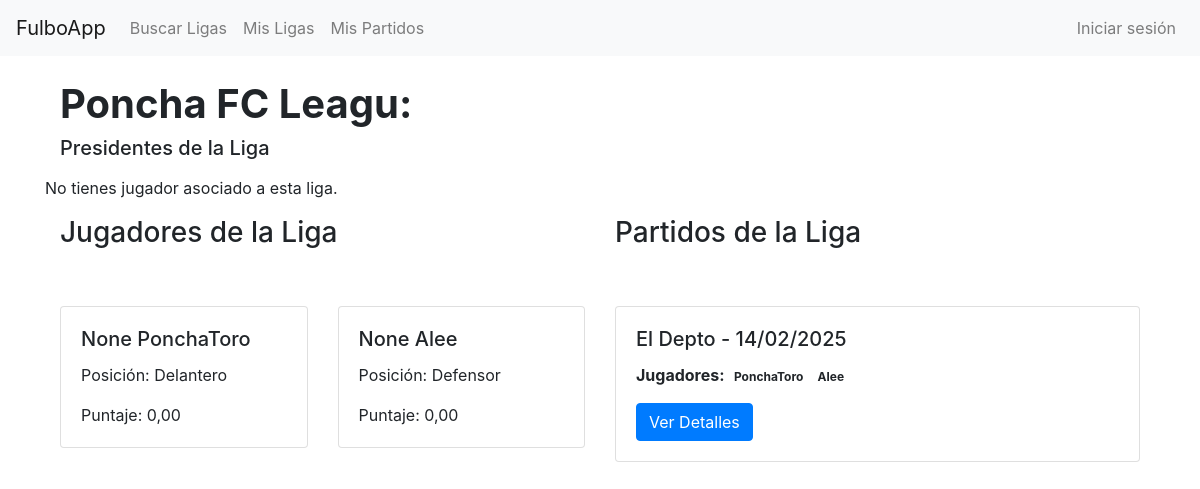
The app's page /AppFulbo/ligas/12/ with its own data.
### AppFulbo/models.py (models this page shows, shortened)
class Liga(models.Model):
    nombre_liga = models.CharField(max_length=20, unique=True)
    descripcion = models.TextField(blank=True, null=True)
    presidentes = models.ManyToManyField(User, related_name="ligas_presididas")  # Relación ManyToMany con los presidentes
    super_presidente = models.ForeignKey(
         settings.AUTH_USER_MODEL,
         on_delete=models.SET_NULL,
         null=True,
         blank=True,
         related_name="ligas_super_presididas",
         help_text="El super presidente de la liga, con privilegios especiales."
     )
    def __str__(self):
        return self.nombre_liga

class Jugador(models.Model):
    OPCIONES = [
        ('1', 'Arquero'),
        ('2', 'Defensor'),
        ('3', 'Mediocampista'),
        ('4', 'Delantero'),
    ]
    usuario = models.ForeignKey(User, null=True, blank=True, on_delete=models.CASCADE,related_name="user")
    apodo = models.CharField(max_length=15)
    posicion = models.CharField(max_length=1, choices=OPCIONES, null=True, blank=True)
    liga = models.ForeignKey(Liga, on_delete=models.CASCADE, related_name="jugadores")
    numero = models.IntegerField(
        choices=NUMERO_CHOICES,
        validators=[MinValueValidator(1), MaxValueValidator(99)],
        null=True,
        blank=True,
        help_text="Seleccione un número entre 1 y 99."
    )
    activo = models.BooleanField(default=True, help_text="Indica si el jugador está activo en la liga.")
    def puntaje(self):
        i = 0
        puntos = 0
        puntajes = self.puntajes_partidos.all()
        for puntaje in puntajes:
            if puntaje.puntaje != 0:
                i=i+1
                puntos = puntos + puntaje.puntaje()
        try:
            promedio = puntos/i
        except:
            promedio = 0
        return promedio
    class Meta:
        unique_together = ('apodo', 'liga')

class PuntajePartido(models.Model):
    jugador = models.ForeignKey(Jugador, on_delete=models.CASCADE, related_name="puntajes_partidos")
    partido = models.ForeignKey(Partido, on_delete=models.CASCADE, related_name="puntajes_partidos")
    suma_puntajes = models.FloatField(null=True)  # Puntaje del jugador en este partido
    cant_puntajes =  models.FloatField(default=0)
    def puntaje(self):
        if self.cant_puntajes !=0:
            puntaje= self.suma_puntajes/self.cant_puntajes
        else:
            puntaje = 0
        return puntaje

class Partido(models.Model):
    fecha_partido = models.DateField(null=True, blank=True)
    cancha = models.CharField(max_length=15)
    liga = models.ForeignKey(Liga, on_delete=models.CASCADE, related_name="partidos")  # Liga a la que pertenece

### AppFulbo/views.py (the view)
# urls.py: path('ligas/<int:liga_id>/', views.ver_liga, name='ver_liga'),
def ver_liga(request, liga_id):
    liga = get_object_or_404(Liga, id=liga_id)
    mi_jugador = None
    solicitudes = liga.solicitudes_union.all()
    partidos = liga.partidos.all()
    if request.user.is_authenticated:
        mi_jugador = liga.jugadores.filter(usuario=request.user).first()
    puntuaciones_pendientes = mi_jugador.puntuaciones_jugador.filter(liga=liga) if mi_jugador else None
    context = {
        'liga': liga,
        'mi_jugador': mi_jugador,
        'solicitudes': solicitudes,
        'partidos': partidos,
        'puntuaciones_pendientes': puntuaciones_pendientes
    }
    return render(request, 'AppFulbo/ver_liga.html', context)

### AppFulbo/context_processors.py (called while the page is built)
def notificaciones_context(request):
    if request.user.is_authenticated:
        notificaciones_no_leidas = Notificacion.objects.filter(usuario=request.user, leido=False).count()
    else:
        notificaciones_no_leidas = 0
    return {
        'notificaciones_no_leidas': notificaciones_no_leidas,
    }

### AppFulbo/templates/AppFulbo/ver_liga.html (shortened to what this page needs)
{% extends 'AppFulbo/base.html' %}
{% block content %}
<div class="container mt-4">
    <h1><strong> {{ liga }}:</strong></h1>
    <h5>Presidentes de la Liga</h5>
    <div class="row">
        {% if mi_jugador %}
        <div class="col-md-3 mb-3">
            <div class="card" style="border: 3px solid gold;">
              <div class="card-body">
                <h5 class="card-title">
                  {{ mi_jugador.apodo }}
                  <span class="badge bg-warning text-dark ms-2">Puntaje: {{ mi_jugador.puntaje }}</span>
                </h5>
                <p class="card-text">
                  Posición: {{ mi_jugador.get_posicion_display }}
                </p>
              </div>
            </div>
          </div>
        {% else %}
        <p>No tienes jugador asociado a esta liga.</p>
        {% endif %}
    </div>
    <div class="row">
        <div class="col-md-6">
            <h3>Jugadores de la Liga</h3>
            <br></br>
            <div class="row">
                {% for jugador in liga.jugadores.all %}
                {% if jugador.activo %}
                    <div class="col-md-6 mb-3">
                        <div class="card">
                            <div class="card-body">
                                <h5 class="card-title">{{ jugador.numero }} {{ jugador.apodo }}
                                </h5>
                                <p class="card-text">
                                    Posición: {{ jugador.get_posicion_display }}
                                </p>
                                <p class="card-text">
                                    Puntaje: {{ jugador.puntaje|floatformat:2 }}
                                </p>
                            </div>
                        </div>
                    </div>
                {% endif %}
                {% empty %}
                    <p>No hay jugadores asociados a esta liga.</p>
                {% endfor %}
            </div>
        </div>
        <div class="col-md-6">
            <h3>Partidos de la Liga</h3>
            <br></br>
            <div class="row">
                {% for partido in partidos %}
                    <div class="col-md-12 mb-3">
                        <div class="card">
                            <div class="card-body">
                                <h5 class="card-title">
                                    {{ partido.cancha }} - {{ partido.fecha_partido|date:"d/m/Y" }}
                                </h5>
                                <p>
                                    <strong>Jugadores:</strong>
                                    {% for puntaje in partido.puntajes_partidos.all %}
                                        <span class="badge bg">{{ puntaje.jugador.apodo }}</span>
                                    {% empty %}
                                        <small>No hay jugadores registrados.</small>
                                    {% endfor %}
                                </p>
                                <a href="{% url 'ver_partido' partido.id %}" class="btn btn-primary">Ver Detalles</a>
                            </div>
                        </div>
                    </div>
                {% empty %}
                    <p>No hay partidos registrados en esta liga.</p>
                {% endfor %}
            </div>
        </div>
    </div>
</div>
{% endblock %}

### records on screen
Liga: nombre_liga "Poncha FC Leagu"
Jugador: numero "None", apodo "PonchaToro", posicion "Delantero", puntaje "0,00"
Jugador: numero "None", apodo "Alee", posicion "Defensor", puntaje "0,00"
Partido: cancha "El Depto", fecha_partido "14/02/2025"
PuntajePartido: jugador.apodo "PonchaToro"
PuntajePartido: jugador.apodo "Alee"
